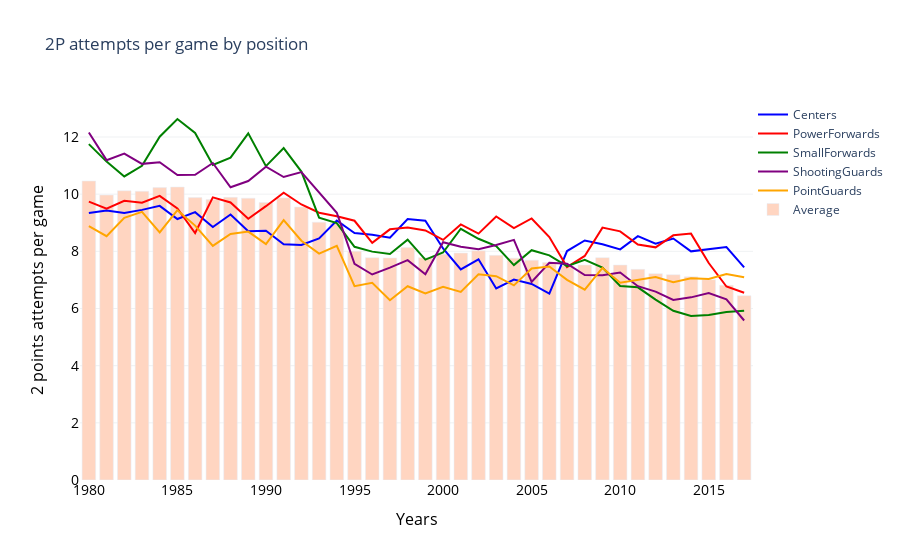

The notebook cell this image was saved under:
### Markdown cell above
### 2PA per Game comparision

### Code cell
p2c = go.Scatter(x=years_shotsgame, y=shots_game_c['2PAxG'], name='Centers', marker=dict(color='blue'))
p2pf = go.Scatter(x=years_shotsgame, y=shots_game_pf['2PAxG'], name='PowerForwards', marker=dict(color='red'))
p2sf = go.Scatter(x=years_shotsgame, y=shots_game_sf['2PAxG'], name='SmallForwards', marker=dict(color='green'))
p2sg = go.Scatter(x=years_shotsgame, y=shots_game_sg['2PAxG'], name='ShootingGuards', marker=dict(color='purple'))
p2pg = go.Scatter(x=years_shotsgame, y=shots_game_pg['2PAxG'], name='PointGuards', marker=dict(color='orange'))
p2gen = go.Bar(x=years_shotsgame, y=shots_game_gen['2PAxG'], name='Average', marker=dict(color='#FFD5C1'))

data=[p2c,p2pf,p2sf,p2sg,p2pg,p2gen]
layout=go.Layout(
	title='2P attempts per game by position',
	xaxis=dict(
		title='Years',
		titlefont=dict(size=16, color='#000000'),
		tickfont=dict(size=14, color='#000000')
	),
	yaxis=dict(
		title='2 points attempts per game',
		titlefont=dict(size=16, color='#000000'),
		tickfont=dict(size=14, color='#000000'),
        showgrid=True, gridwidth=0.4, gridcolor='#D7DBDD'
	),	
	legend=dict(
		x=1,
		y=1.0,
		bgcolor='white',
		bordercolor='black'
	),
    plot_bgcolor='white',
	barmode='group',
	bargap=0.15,
	bargroupgap=0.1
)

fig = go.Figure(data=data, layout=layout)
pyo.iplot(fig)

### Figure 1 — Plotly figure (JSON) as saved in the notebook; plotly's stock layout.template omitted (floating-point values rounded to 4 significant figures)
{"data": [{"marker": {"color": "blue"}, "name": "Centers", "type": "scatter", "x": [1980, 1981, 1982, 1983, 1984, 1985, 1986, 1987, 1988, 1989, 1990, 1991, 1992, 1993, 1994, 1995, 1996, 1997, 1998, 1999, 2000, 2001, 2002, 2003, 2004, 2005, 2006, 2007, 2008, 2009, 2010, 2011, 2012, 2013, 2014, 2015, 2016, 2017], "y": [9.34, 9.43, 9.34, 9.45, 9.59, 9.13, 9.37, 8.85, 9.29, 8.7, 8.72, 8.25, 8.22, 8.45, 9.08, 8.64, 8.58, 8.48, 9.13, 9.07, 8.1, 7.37, 7.72, 6.7, 7.01, 6.86, 6.52, 8.01, 8.38, 8.25, 8.07, 8.53, 8.27, 8.45, 8, 8.08, 8.15, 7.44]}, {"marker": {"color": "red"}, "name": "PowerForwards", "type": "scatter", "x": [1980, 1981, 1982, 1983, 1984, 1985, 1986, 1987, 1988, 1989, 1990, 1991, 1992, 1993, 1994, 1995, 1996, 1997, 1998, 1999, 2000, 2001, 2002, 2003, 2004, 2005, 2006, 2007, 2008, 2009, 2010, 2011, 2012, 2013, 2014, 2015, 2016, 2017], "y": [9.74, 9.49, 9.77, 9.7, 9.94, 9.5, 8.64, 9.89, 9.71, 9.14, 9.58, 10.05, 9.64, 9.35, 9.23, 9.07, 8.3, 8.77, 8.83, 8.73, 8.4, 8.94, 8.62, 9.22, 8.81, 9.15, 8.5, 7.45, 7.84, 8.83, 8.7, 8.24, 8.14, 8.56, 8.62, 7.59, 6.77, 6.55]}, {"marker": {"color": "green"}, "name": "SmallForwards", "type": "scatter", "x": [1980, 1981, 1982, 1983, 1984, 1985, 1986, 1987, 1988, 1989, 1990, 1991, 1992, 1993, 1994, 1995, 1996, 1997, 1998, 1999, 2000, 2001, 2002, 2003, 2004, 2005, 2006, 2007, 2008, 2009, 2010, 2011, 2012, 2013, 2014, 2015, 2016, 2017], "y": [11.75, 11.14, 10.62, 10.99, 12.01, 12.63, 12.14, 11.02, 11.28, 12.13, 10.98, 11.61, 10.79, 9.18, 8.99, 8.16, 7.99, 7.91, 8.41, 7.71, 7.96, 8.79, 8.44, 8.18, 7.52, 8.04, 7.86, 7.48, 7.7, 7.43, 6.79, 6.74, 6.31, 5.92, 5.74, 5.77, 5.88, 5.92]}, {"marker": {"color": "purple"}, "name": "ShootingGuards", "type": "scatter", "x": [1980, 1981, 1982, 1983, 1984, 1985, 1986, 1987, 1988, 1989, 1990, 1991, 1992, 1993, 1994, 1995, 1996, 1997, 1998, 1999, 2000, 2001, 2002, 2003, 2004, 2005, 2006, 2007, 2008, 2009, 2010, 2011, 2012, 2013, 2014, 2015, 2016, 2017], "y": [12.16, 11.19, 11.42, 11.06, 11.12, 10.67, 10.68, 11.09, 10.24, 10.46, 10.96, 10.6, 10.77, 10.05, 9.35, 7.56, 7.19, 7.43, 7.69, 7.2, 8.32, 8.16, 8.07, 8.22, 8.4, 6.93, 7.6, 7.57, 7.17, 7.16, 7.26, 6.78, 6.59, 6.3, 6.39, 6.54, 6.32, 5.58]}, {"marker": {"color": "orange"}, "name": "PointGuards", "type": "scatter", "x": [1980, 1981, 1982, 1983, 1984, 1985, 1986, 1987, 1988, 1989, 1990, 1991, 1992, 1993, 1994, 1995, 1996, 1997, 1998, 1999, 2000, 2001, 2002, 2003, 2004, 2005, 2006, 2007, 2008, 2009, 2010, 2011, 2012, 2013, 2014, 2015, 2016, 2017], "y": [8.88, 8.53, 9.17, 9.38, 8.66, 9.44, 8.9, 8.19, 8.61, 8.69, 8.25, 9.09, 8.37, 7.92, 8.19, 6.78, 6.9, 6.29, 6.78, 6.53, 6.76, 6.58, 7.2, 7.13, 6.81, 7.4, 7.47, 7, 6.66, 7.42, 6.9, 7.01, 7.1, 6.92, 7.06, 7.03, 7.21, 7.09]}, {"marker": {"color": "#FFD5C1"}, "name": "Average", "type": "bar", "x": [1980, 1981, 1982, 1983, 1984, 1985, 1986, 1987, 1988, 1989, 1990, 1991, 1992, 1993, 1994, 1995, 1996, 1997, 1998, 1999, 2000, 2001, 2002, 2003, 2004, 2005, 2006, 2007, 2008, 2009, 2010, 2011, 2012, 2013, 2014, 2015, 2016, 2017], "y": [10.46, 9.97, 10.12, 10.1, 10.23, 10.25, 9.88, 9.81, 9.89, 9.86, 9.71, 9.87, 9.55, 9.02, 8.98, 8, 7.78, 7.77, 8.13, 7.78, 7.9, 7.94, 8.02, 7.86, 7.76, 7.69, 7.61, 7.5, 7.52, 7.78, 7.52, 7.37, 7.22, 7.18, 7.11, 7.01, 6.81, 6.45]}], "layout": {"bargap": 0.15, "bargroupgap": 0.1, "barmode": "group", "legend": {"bgcolor": "white", "bordercolor": "black", "x": 1, "y": 1}, "plot_bgcolor": "white", "title": {"text": "2P attempts per game by position"}, "xaxis": {"tickfont": {"color": "#000000", "size": 14}, "title": {"font": {"color": "#000000", "size": 16}, "text": "Years"}}, "yaxis": {"gridcolor": "#D7DBDD", "gridwidth": 0.4, "showgrid": true, "tickfont": {"color": "#000000", "size": 14}, "title": {"font": {"color": "#000000", "size": 16}, "text": "2 points attempts per game"}}}}
